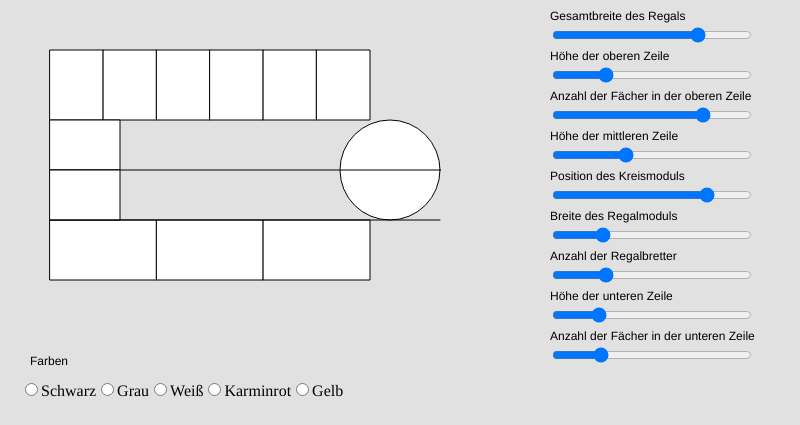
Frame 1 (no input)
Frame 60 (no input): identical to frame 1, image omitted
Frame 120 (the mouse pressed at the canvas centre since frame 60): identical to frame 1, image omitted

The p5.js sketch that drew this single still picture (run headless with seeded random() and noise() and a simulated clock; from frame 60 on, the mouse is pressed at the canvas centre):

// p5.js sketch
// ── sketch.js
// Variablen
const sketchWidth = 800;
const sketchHight = 425;

let spx = 50;
let spy = 50;


//Farben
const colorArray = [ 
  '#403d39', //Black Olive
  '#6d676e', //Dim Gray
  '#fbfffe', //white
  '#96031a', //Carmine
  '#faa916'  //Bright Yellow Crayola
]

const tSize = 10;
const textColor = 'Black';

const sliderSize = 200;
const sliderStart = sketchWidth-250;

//Slider
let gbSlider;
let hz1Slider;
let az1Slider;
let hz2Slider;
let kSlider;
let bmSlider;
let az2Slider;
let hz3Slider;
let az3Slider;

let radio;

//Maße
let gh = 280; //Höhe des Regals
let gb = 400; //Breite des Regals

let minh = 10;

let az1 = 10;
let az2 = 5;
let az3 = 10;

let baBreite = gb/az1;

//----------------------------------------------------

function preload(){
  // preload assets
}

function setup() {
  createCanvas(sketchWidth, sketchHight);

  //Die Inputs----------------------------------------  
  gbSlider = createSlider(2*baBreite, gb, random(2*baBreite, gb), baBreite);
  gbSlider.position(sliderStart, 25);
  gbSlider.size(sliderSize);
  
  //oben
  hz1Slider = createSlider(0, gh, random(10, gh), 10);
  hz1Slider.position(sliderStart, 65);
  hz1Slider.size(sliderSize);
  
  az1Slider = createSlider(1, az1, random(1, az1), 1);
  az1Slider.position(sliderStart, 105);
  az1Slider.size(sliderSize);
    
  //mitte
  hz2Slider = createSlider(0, gh, random(10, gh), 10);
  hz2Slider.position(sliderStart, 145);
  hz2Slider.size(sliderSize);
  
  kSlider = createSlider(gb/8, gb-gb/8, random(gb/8, gb-gb/8), 10);
  kSlider.position(sliderStart, 185);
  kSlider.size(sliderSize);

  bmSlider = createSlider(30, gb/2, random(10, gb/2), 10);
  bmSlider.position(sliderStart, 225);
  bmSlider.size(sliderSize);

  az2Slider = createSlider(1, az2, random(1, az2), 1);
  az2Slider.position(sliderStart, 265);
  az2Slider.size(sliderSize);
  
  //unten
  hz3Slider = createSlider(0, gh, random(10, gh), 10);
  hz3Slider.position(sliderStart, 305);
  hz3Slider.size(sliderSize);  

  az3Slider = createSlider(1, az3, random(1, az3), 1);
  az3Slider.position(sliderStart, 345);
  az3Slider.size(sliderSize);
 
  //Farbauswahl zum Klicken----------------------------
  radio = createRadio();
  radio.option(colorArray[0],'Schwarz');
  radio.option(colorArray[1],'Grau');
  radio.option(colorArray[2],'Weiß');
  radio.option(colorArray[3],'Karminrot');
  radio.option(colorArray[4],'Gelb');
  radio.position(20, sketchHight-45);
  textAlign(LEFT);

  valueDisplayer = createP()
  valueDisplayer.position(30,sketchHight+20)

}

function draw() {
  background(225);
  
  //Slider Überschriften---------------------------------
  textSize(textSize);
  fill(textColor);
  noStroke();

  const schriftzugArray =[
    'Gesamtbreite des Regals',
    'Höhe der oberen Zeile',
    'Anzahl der Fächer in der oberen Zeile',
    'Höhe der mittleren Zeile',
    'Position des Kreismoduls',
    'Breite des Regalmoduls',
    'Anzahl der Regalbretter',
    'Höhe der unteren Zeile',
    'Anzahl der Fächer in der unteren Zeile'
  ]
  for (ü = -1; ü < 9; ü += 1) {
    text(schriftzugArray[ü], sliderStart, 20 + (ü * 40));
  }

  text('Farben', 30, sketchHight-60);
  
  stroke('Black');
  let fillColor = radio.value();
  fill(fillColor);

  
  //Bedingungen-----------------------------------

  let H_oben = hz1Slider.value();
  let H_mitte = hz2Slider.value();
  let H_unter = hz3Slider.value();
  let H_gesamt = H_oben+H_mitte+H_unter;

  while (H_gesamt > gh) {
    H_oben = H_oben-1;
    H_mitte = H_mitte-1;
    H_unter = H_unter-1;
    H_gesamt = H_oben + H_mitte + H_unter;
  }

  //-----

  let B_gesamt = gbSlider.value();
  let A_1 = az1Slider.value();
  let A_2 = az2Slider.value();
  let A_3 = az3Slider.value();
  let K_position = kSlider.value();

  if (B_gesamt < 360 && A_1 > 7) {
    A_1 = A_1-2;
  } 
  if (B_gesamt < 280 && A_1 > 5) { 
    A_1 = A_1-2;
  } 
  if (B_gesamt < 200 && A_1 > 3) {
    A_1 = A_1-2;
  }
  if (B_gesamt < 160 && A_1 > 2) {
    A_1 = A_1-1;
  }
  if (B_gesamt < 120 && A_1 > 1) {
    A_1 = A_1-1;
  }
  
  
  if (B_gesamt < 360 && A_3 > 7) {
    A_3 = A_3-2;
  }
  if (B_gesamt < 280 && A_3 > 5) { 
    A_3 = A_3-2;
  }
  if (B_gesamt < 200 && A_3 > 3) {
    A_3 = A_3-2;
  }
  if (B_gesamt < 160 && A_3 > 2) {
    A_3 = A_3-1;
  }
  if (B_gesamt < 120 && A_3 > 1) {
    A_3 = A_3-1;
  }


  if (H_mitte < 110 && A_2 > 4) {
    A_2 = A_2 -1;
  }
  if (H_mitte < 70 && A_2 > 3) {
    A_2 = A_2 -1;
  }
  if (H_mitte < 50 && A_2 > 2) {
    A_2 = A_2 -1;
  }
  if (H_mitte < 30 && A_2 > 1) {
    A_2 = A_2 -1;
  }


  if (K_position < bmSlider.value()){
    K_position = bmSlider.value();
  }
  

  //Das Regal-------------------------------------
  let Breite = B_gesamt/A_1;
  let Breite2 = B_gesamt/A_3;
  let Bretter = H_mitte/A_2;
  

  //obere Zeile
  for (let z1 = 0; z1 < A_1; z1 += 1) {
    rect(spx+(z1*Breite), spy, Breite, H_oben);
  }

  //untere Zeile muss noch überarbeitet werden
  for (let z3 = 0; z3 < A_3; z3 += 1) {
    rect(spx+(z3*Breite2), spy + H_oben + H_mitte, Breite2, H_unter);
  }

  //mittlere Zeile muss überarbeitet werden
  circle(spx + gb/8 + K_position, spy + H_oben + (H_mitte/2), H_mitte);
   
  for (let z2 = 0; z2 < A_2; z2 += 1) {
    rect(spx, spy + H_oben+(Bretter*z2), bmSlider.value(), Bretter);
    line(spx, spy + H_oben+(Bretter*(1+z2)), 
         spx + gb/8 + K_position + H_mitte/2, spy + H_oben+(Bretter*(1+z2)));
  }

}
